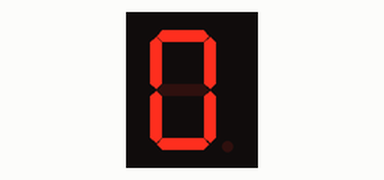
A sketch run on a simulated Arduino Uno, built with avr-gcc and run on an emulated ATmega328P. Shown: 1-digit seven-segment display. Wiring (inferred from the names in the program): 1-digit 7-segment display, segments lit when HIGH: segments pin 3, pin 4, pin 5, pin 6, pin 7, pin 8, pin 9. The segment pins are drawn as the display they are named for.

Above: at 0.1 s.
At 1.1 s:
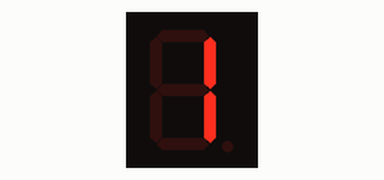
At 2.1 s:
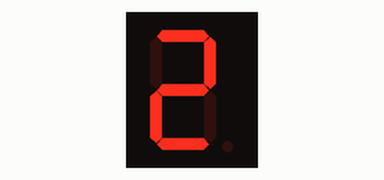
At 4.1 s:
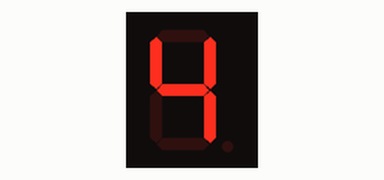
At 6.1 s:
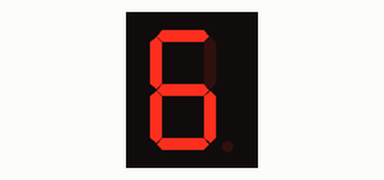
At 9.1 s:
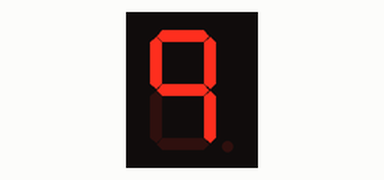

Measured:
- by itself, everything shown: repeats every 10.0 s, in 10 steps
- what the display in image 1 shows lasts 1.0 s, from 1.0 s to 2.0 s

The sketch:

U3_practica12.ino
```cpp
// Practica 12
//const int pins[7] = {2,3,4,5,6,7,8};
const int pins[8] = {3,4,5,6,7,8,9,10}; // Le pasamos los pines que usamos en fisico en el arduino
// Paso 2
// Creamos un arreglo de bytes con capacidad de 10 elementos, los cuales seran los numeritos
// Que se veran en nuestro display/pin de 7 segmentos
// Nuestro pin es de catodo comun
const byte numbersDisplayAnode[10] = { 0b0111111, //0
0b0000110, // 1
0b1011011, // 2
0b1001111, // 3
0b1100110, // 4
0b1101101, // 5
0b1111101, // 6
0b0000111, // 7
0b1111111, // 8
0b1100111 }; // 9

void setup() {
//Paso 3
for(int i = 0; i < 7; i++) {
pinMode(pins[i], OUTPUT);
}
//Paso 5
lightSegments(0);
}
void loop() {
//Paso 6
for(int i = 0; i < 10; i++) {
lightSegments(i);
delay(1000);
}
}
//Paso 4
void lightSegments(int number) {
byte numberBit = numbersDisplayAnode[number];
for (int i = 0; i < 7; i++) {
int bit = bitRead(numberBit, i);
digitalWrite(pins[i], bit);
}
}
```
